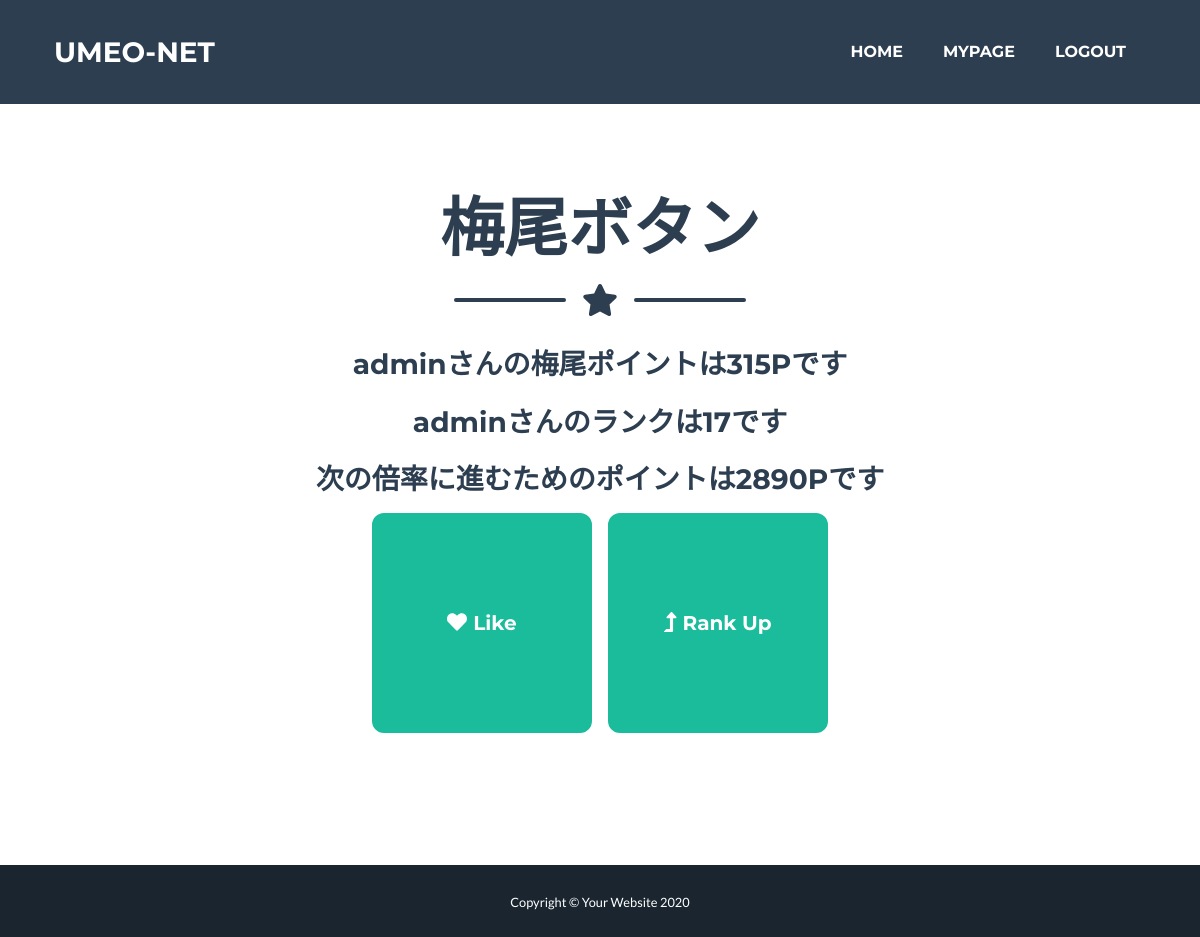
The app's page /umeo_site/button/ (signed in), older data.
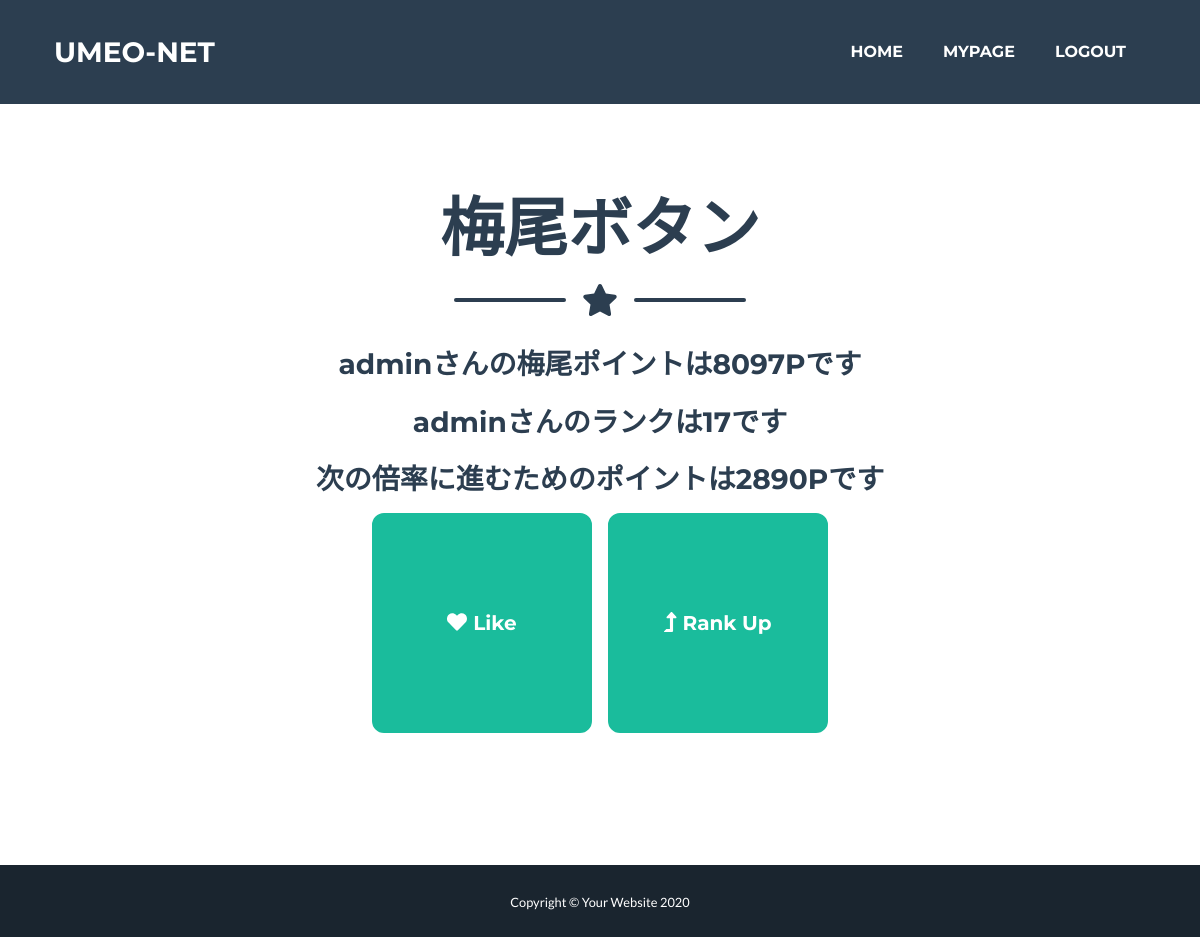
The same page, newer data.
### users/models.py (models this page shows, shortened)
class User(AbstractBaseUser, PermissionsMixin):
    username_validator = UnicodeUsernameValidator()
    username = models.CharField(
        _('username'),
        max_length=150,
        unique=True,
        help_text=_('Required. 150 characters or fewer. Letters, digits and @/./+/-/_ only.'),
        validators=[username_validator],
        error_messages={
            'unique': _("A user with that username already exists."),
        },
    )
    first_name = models.CharField(_('first name'), max_length=150, blank=True)
    last_name = models.CharField(_('last name'), max_length=150, blank=True)
    email = models.EmailField(_('email address'), blank=True)
    umeop = models.IntegerField(_('Umeo Point'), default=0, blank=True)
    stock = models.IntegerField(_('Stock'), default=0, blank=True)
    bairitsu = models.IntegerField(_('Bairitsu'), default=1, blank=True)
    is_staff = models.BooleanField(
        _('staff status'),
        default=False,
        help_text=_('Designates whether the user can log into this admin site.'),
    )
    is_active = models.BooleanField(
        _('active'),
        default=True,
        help_text=_(
            'Designates whether this user should be treated as active. '
            'Unselect this instead of deleting accounts.'
        ),
    )
    date_joined = models.DateTimeField(_('date joined'), default=timezone.now)
    objects = UserManager()
    EMAIL_FIELD = 'email'
    USERNAME_FIELD = 'username'
    REQUIRED_FIELDS = ['email']
    class Meta:
        verbose_name = _('user')
        verbose_name_plural = _('users')

### umeo_site/views.py (the view)
# urls.py: path('button/', views.UmeoButtonView,name="button"),
@login_required
def UmeoButtonView(request):
    user = request.user
    if request.method == 'POST':
        user.umeop += user.bairitsu
        user.save()
    return render(request, 'umeo_site/button.html')

### umeo_site/templatetags/utils.py (called while the page is built)
@register.filter(name="next_point")
def multipliy(value, args):
    return value * value * args

### umeo_site/templates/umeo_site/button.html (shortened to what this page needs)
{% extends 'umeo_site/base.html' %}
{% load static %}
{% block content%}
{% load utils %}
<header class="masthead text-secondary text-center">
    <div class="container d-flex align-items-center flex-column">
        <h1 class="masthead-heading text-uppercase mb-0">梅尾ボタン</h1>
        <div class="divider-custom">
            <div class="divider-custom-line"></div>
            <div class="divider-custom-icon"><i class="fas fa-star"></i></div>
            <div class="divider-custom-line"></div>
        </div>
        <h3 class="">{{ user.username }}さんの梅尾ポイントは{{ user.umeop }}Pです</p>
        <h3 class="">{{ user.username }}さんのランクは{{ user.bairitsu }}です</p>
        <h3 class="mb-5">次の倍率に進むためのポイントは{{ user.bairitsu|next_point:10 }}Pです</p>
        <div style="display:inline-flex">
        <form action="{% url 'umeo_site:button' %}" method="POST" class="form-inline mr-3">
            <button type="submit" style="width:220px;height:220px" class="btn btn-primary btn-lg font-weight-bold"><i class="fas fa-heart"></i> Like</button>
        </form>
        <br>
        <form action="{%url 'umeo_site:change' %}" method="post" class="form-inline">
            <button type="submit" style="width:220px;height:220px" class="btn btn-primary btn-lg font-weight-bold umeo_button"><i class="fas fa-level-up-alt"></i> Rank Up</button>
        </form>
        </div>
    </div>
</header>
{% endblock %}

Row changes from the older to the newer data that the page shows:
changed User "admin": umeop "315" → "8097"
